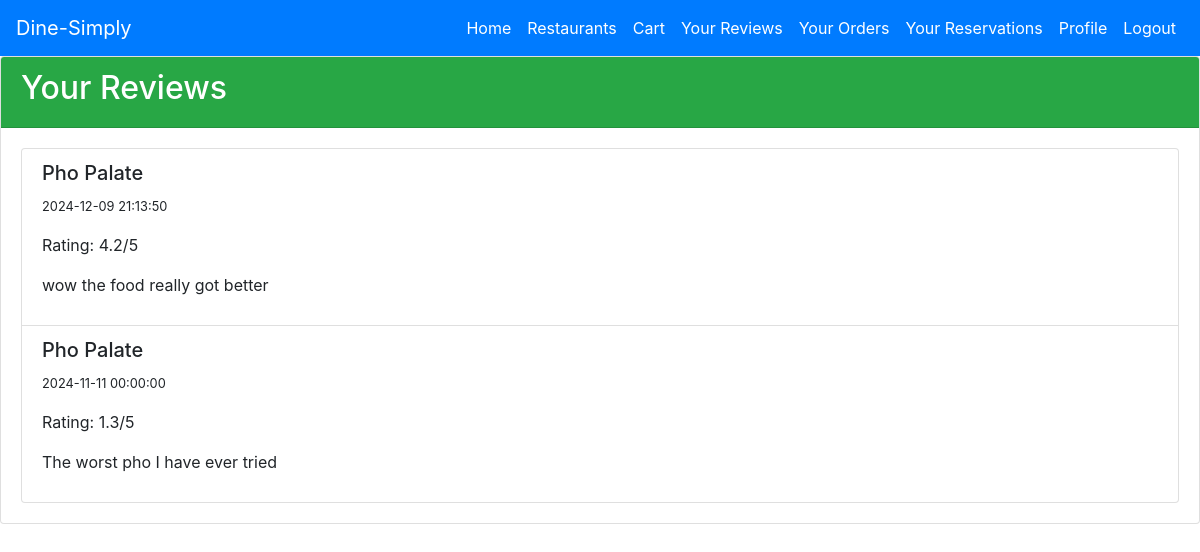
The page /reviews_overall (signed in) on the database its author committed.
### tables this page shows
CREATE TABLE Review (
    ReviewID INTEGER PRIMARY KEY AUTOINCREMENT,
    UserID INT,
    RestaurantID INT,
    Rating DOUBLE,
    Comment TEXT,
    DatePosted DATETIME,
    FOREIGN KEY (UserID) REFERENCES User(UserID),
    FOREIGN KEY (RestaurantID) REFERENCES Restaurant(RestaurantID)
);

CREATE TABLE "Restaurant" (
    RestaurantID INTEGER PRIMARY KEY AUTOINCREMENT,
    Name VARCHAR(100) NOT NULL,
    Address VARCHAR(255),
    City VARCHAR(100),
    State VARCHAR(50),
    ZipCode VARCHAR(10),
    Website VARCHAR(255),
    Rating DOUBLE,
    CuisineType VARCHAR(50),
    Longitude DOUBLE,
    Latitude DOUBLE,
    NumberOfTables INT,
    MaxPeoplePerTable INT
);

### app.py (the view)
@app.route('/reviews_overall')
@login_required
def reviews_overall():
    conn = get_db_connection()
    reviews = conn.execute('''
        SELECT Name, DatePosted, Review.Rating, Comment
        FROM Review
        JOIN Restaurant ON Review.RestaurantID = Restaurant.RestaurantID
        WHERE UserID = ?
        ORDER BY datetime(DatePosted) DESC
    ''', (current_user.id,)).fetchall()
    conn.close()
    return render_template('reviews_overall.html', reviews=reviews)

### app.py (called while the page is built)
def get_db_connection():
    conn = sqlite3.connect(db_path)
    conn.row_factory = sqlite3.Row
    return conn

@login_manager.user_loader
def load_user(user_id):
    return User.get(user_id)

def format_datetime(value):
    try:
        dt = datetime.fromisoformat(value)
        return dt.strftime("%Y-%m-%d %H:%M:%S")
    except ValueError:
        return value

    @staticmethod
    def get(user_id):
        conn = get_db_connection()
        user = conn.execute('SELECT * FROM User WHERE UserID = ?', (user_id,)).fetchone()
        conn.close()
        if user:
            return User(*user)
        return None

### templates/reviews_overall.html (shortened to what this page needs)
<!DOCTYPE html>
<html lang="en">
<head>
    <link rel="stylesheet" href="https://stackpath.bootstrapcdn.com/bootstrap/4.5.0/css/bootstrap.min.css">
</head>
<body>
    {% include 'navbar_customer.html' %}
    <div class="card">
        <div class="card-header bg-success text-white">
            <h2>Your Reviews</h2>
        </div>
        <div class="card-body">
            {% if reviews %}
                <div class="list-group">
                    {% for review in reviews %}
                        <div class="list-group-item">
                            <h5>{{ review['Name'] }}</h5>
                            <p><small>{{ review['DatePosted']|format_datetime }}</small></p>
                            <p>Rating: {{ review['Rating'] }}/5</p>
                            <p>{{ review['Comment'] }}</p>
                        </div>
                    {% endfor %}
                </div>
            {% else %}
                <p>You have not submitted any reviews yet.</p>
            {% endif %}
        </div>
    </div>
</body>
</html>

### rows shown on the page
Review: Name "Pho Palate", DatePosted "2024-12-09 21:13:50", Rating "4.2", Comment "wow the food really got better"
Review: Name "Pho Palate", DatePosted "2024-11-11 00:00:00", Rating "1.3", Comment "The worst pho I have ever tried"
